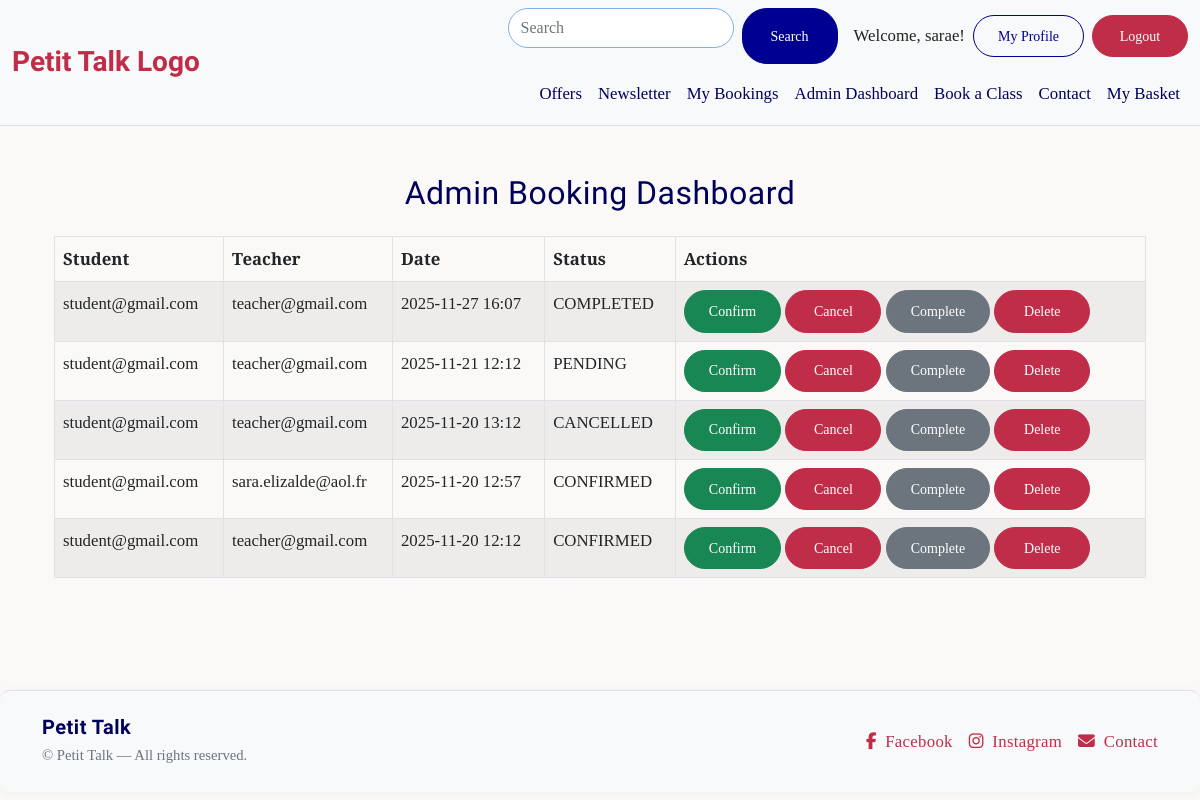
The app's page /bookings/admin-dashboard/ (signed in), older data.
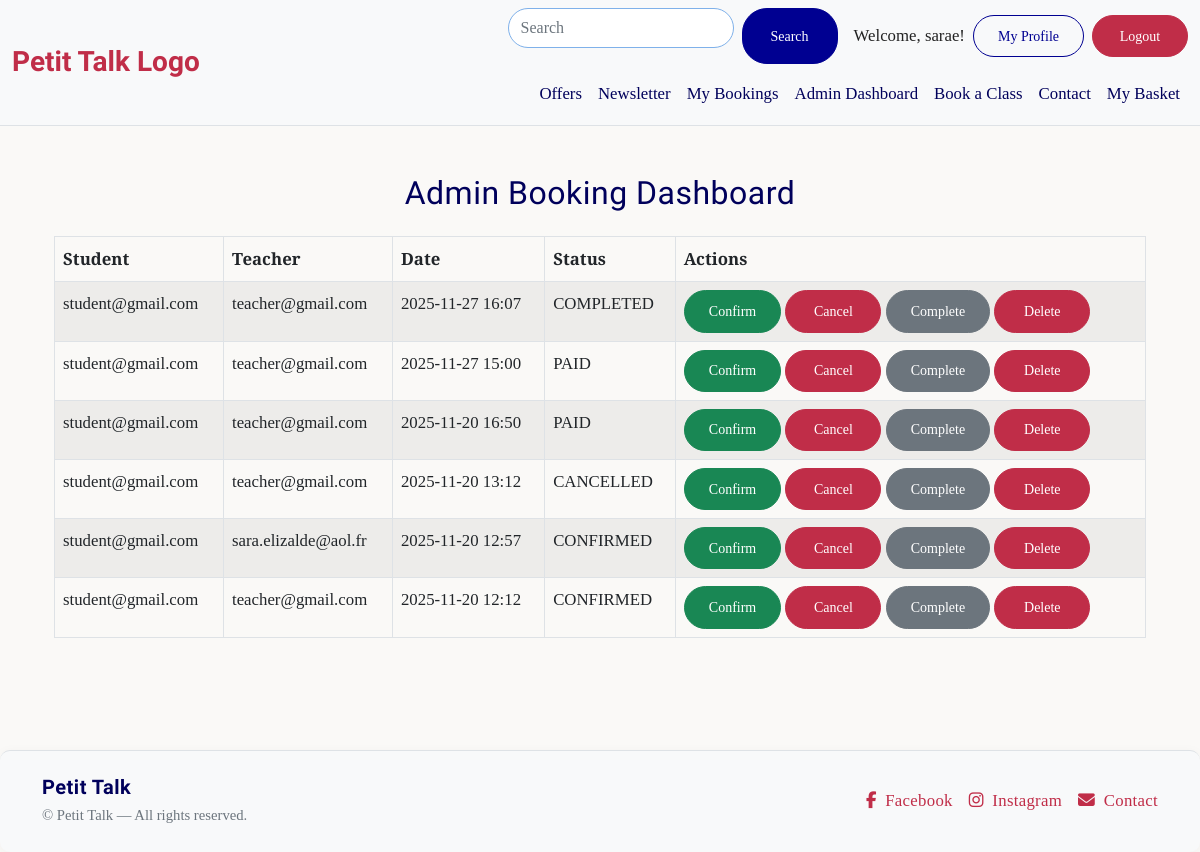
The same page, newer data.
### bookings/models.py (models this page shows, shortened)
class Booking(models.Model):
    student = models.ForeignKey(
        User, on_delete=models.CASCADE, related_name='student_bookings'
    )
    teacher = models.ForeignKey(
        User, on_delete=models.CASCADE, related_name='teacher_bookings'
    )
    scheduled_time = models.DateTimeField()
    purpose = models.TextField(blank=True)
    status = models.CharField(
        max_length=10, choices=BOOKING_STATUS, default='PENDING'
    )
    created_at = models.DateTimeField(auto_now_add=True)
    class Meta:
        ordering = ['-scheduled_time']
        unique_together = ('teacher', 'scheduled_time')  #Avoid double-booking for teachers

### bookings/views.py (the view)
# urls.py: path("admin-dashboard/", views.admin_booking_dashboard, name="admin_booking_dashboard"),
@staff_member_required
def admin_booking_dashboard(request):
    bookings = Booking.objects.select_related("student", "teacher").order_by("-scheduled_time")
    return render(request, "bookings/admin_dashboard.html", {"bookings": bookings})

### bookings/templates/bookings/admin_dashboard.html (shortened to what this page needs)
{% extends "base.html" %}
{% block content %}
<div class="container py-4">
    <h2 class="mb-4 text-center">Admin Booking Dashboard</h2>
    <table class="table table-striped table-bordered">
        <thead>
            <tr>
                <th>Student</th>
                <th>Teacher</th>
                <th>Date</th>
                <th>Status</th>
                <th>Actions</th>
            </tr>
        </thead>
        <tbody>
            {% for booking in bookings %}
            <tr>
                <td>{{ booking.student.email }}</td>
                <td>{{ booking.teacher.email }}</td>
                <td>{{ booking.scheduled_time|date:"Y-m-d H:i" }}</td>
                <td>{{ booking.status }}</td>
                <td>
                    <a href="{% url 'admin_update_booking_status' booking.id 'CONFIRMED' %}"
                        class="btn btn-success btn-sm">Confirm</a>
                    <a href="{% url 'admin_update_booking_status' booking.id 'CANCELLED' %}"
                        class="btn btn-danger btn-sm">Cancel</a>
                    <a href="{% url 'admin_update_booking_status' booking.id 'COMPLETED' %}"
                        class="btn btn-secondary btn-sm">Complete</a>
                    <a href="{% url 'admin_delete_booking' booking.id %}" class="btn btn-sm btn-danger"
                        onclick="return confirm('Delete this booking?');">
                        Delete
                    </a>
                </td>
            </tr>
            {% endfor %}
        </tbody>
    </table>
</div>
{% endblock %}

### templates/base.html (shortened to what this page needs)
{% load static %}
<!doctype html>
<html lang="en">
<head>
    {% block corecss %}
    <link href="https://cdn.jsdelivr.net/npm/bootstrap@5.0.2/dist/css/bootstrap.min.css" rel="stylesheet"
>
    <link rel="stylesheet" href="{% static 'css/base.css' %}">
    {% endblock %}
</head>
<body>
    <header class="bg-light border-bottom">
        <nav class="navbar navbar-expand-md navbar-light bg-light">
            <div class="container-fluid">
                <a class="navbar-brand fw-bold" href="{% url 'home' %}">Petit Talk Logo</a>
                <div class="collapse navbar-collapse" id="mainNavbar">
                    <div class="ms-auto w-100">
                        <div class="d-flex flex-wrap justify-content-end align-items-center gap-2 mb-2">
                            <form class="d-flex flex-grow-1 flex-md-grow-0" role="search">
                                <input class="form-control me-2" type="search" placeholder="Search"
                                    aria-label="Search" />
                                <button class="btn btn-primary btn-sm" type="submit">Search</button>
                            </form>
                            {% if user.is_authenticated %}
                            <span class="ms-2">Welcome, {{ user.username }}!</span>
                            {% if user.profile.is_teacher %}
                            <a href="{% url 'teacher_profile' user.id %}" class="btn btn-outline-primary btn-sm">My
                                Profile</a>
                            {% else %}
                            <a href="{% url 'profile' %}" class="btn btn-outline-primary btn-sm">My Profile</a>
                            {% endif %}
                            <a href="{% url 'account_logout' %}" class="btn btn-danger btn-sm">Logout</a>
                            {% else %}
                            <a href="{% url 'account_login' %}" class="btn btn-outline-primary btn-sm">Login</a>
                            <a href="{% url 'account_signup' %}" class="btn btn-primary btn-sm">Sign Up</a>
                            {% endif %}
                        </div>
                        <ul class="navbar-nav justify-content-end flex-wrap">
                            <li class="nav-item"><a class="nav-link" href="#">Offers</a></li>
                            <li class="nav-item"><a class="nav-link" href="#">Newsletter</a></li>
                            {% if user.is_authenticated %}
                            {% if user.profile.is_student %}
                            <li class="nav-item"><a class="nav-link" href="{% url 'student_dashboard' %}">My
                                    Bookings</a></li>
                            {% elif user.profile.is_teacher %}
                            <li class="nav-item"><a class="nav-link" href="{% url 'teacher_dashboard' %}">Teacher
                                    Dashboard</a></li>
                            {% endif %}
                            {% if user.is_staff %}
                            <li class="nav-item">
                                <a class="nav-link" href="{% url 'admin_booking_dashboard' %}">Admin Dashboard</a>
                            </li>
                            {% endif %}
                            {% endif %}
                            <li class="nav-item"><a class="nav-link" href="{% url 'book_lesson' %}">Book a Class</a>
                            </li>
                            <li class="nav-item"><a class="nav-link" href="#">Contact</a></li>
                            <li class="nav-item"><a class="nav-link" href="{% url 'view_bag' %}">My Basket</a></li>
                        </ul>
                    </div>
                </div>
            </div>
        </nav>
    </header>
    <main class="container py-4">
        {% block content %}{% endblock %}
    </main>
    <footer class="bg-light border-top mt-5 py-4">
        <div class="container">
            <div class="row align-items-center text-center text-md-start">
                <div class="col-md-6 mb-3 mb-md-0">
                    <h5 class="fw-bold mb-1">Petit Talk</h5>
                    <p class="mb-0 small text-muted">&copy; {{ now|date:"Y" }} Petit Talk — All rights reserved.</p>
                </div>
                <div class="col-md-6">
                    <div class="d-flex justify-content-center justify-content-md-end align-items-center gap-3">
                        <a href="#" class="">
                            <i class="fab fa-facebook-f me-1"></i> Facebook
                        </a>
                        <a href="#" class="">
                            <i class="fab fa-instagram me-1"></i> Instagram
                        </a>
                        <a href="#" class="">
                            <i class="fas fa-envelope me-1"></i> Contact
                        </a>
                    </div>
                </div>
            </div>
        </div>
    </footer>
    <div aria-live="polite" aria-atomic="true" class="position-fixed top-0 end-0 p-3" style="z-index:1080;">
                </div>
</body>
</html>

### static/css/base.css (style rules this page uses)
:root { --strong-red: #C02D48; --light-red: #E77474; --dark-red: #A0132D; --strong-blue: #000091; --light-blue: #7FB1EA; --dark-blue: #00005B; --primary-font: 'Cormorant Garamond', serif; --secondary-font: 'IM Fell French Canon SC', serif; --accent-font: 'Pinyon Script', 'Lucida Handwriting', serif; --school-font: 'Edu Australia VIC WA NT Hand Guides', serif; }
body { background-color: #faf9f7; color: #222; line-height: 1.7; font-size: 1.05rem; font-family: var(--primary-font); }
h1, h2, h3, h4, h5 { font-family: var(--secondary-font); color: var(--dark-blue); letter-spacing: 0.5px; }
p { color: #333; font-weight: 400; }
.card, section.bg-light, footer { border-radius: 10px; box-shadow: 0 2px 12px rgba(0, 0, 0, 0.04); }
.btn { border-radius: 25px; min-width: 96px; padding: 0.6rem 1.5rem; font-weight: 500; display: inline-flex; align-items: center; justify-content: center; transition: all 0.3s ease; }
.btn-primary { background-color: var(--strong-blue); border-color: var(--strong-blue); color: #fff; }
.btn-danger { background-color: var(--strong-red); border-color: var(--strong-red); color: #fff; }
.btn-outline-primary { color: var(--strong-blue); border-color: var(--strong-blue); }
header .navbar.navbar-light .navbar-nav .nav-link { color: var(--dark-blue); font-weight: 500; transition: color .25s ease; }
header .navbar .navbar-brand { font-family: var(--accent-font); font-size: 1.75rem; color: var(--strong-red); }
header form[role="search"] .form-control { border-radius: 20px; border: 1px solid var(--light-blue); height: 40px; }
form .form-control { border-radius: 25px; border: 1px solid #ddd; transition: border-color 0.3s ease; }
footer { background-color: #f2f2f2; color: #555; border-top: 1px solid rgba(0, 0, 0, 0.05); }
footer h5 { font-family: var(--secondary-font); color: var(--dark-blue); }
footer a { color: var(--strong-red); text-decoration: none; transition: color .25s ease; font-weight: 500; letter-spacing: 0.3px; }
a, button { transition: all 0.25s ease; }
.btn-primary { background-color: var(--strong-blue); border-color: var(--strong-blue); }
form input, form textarea, form select { border-radius: 15px; border: 1px solid #ddd; padding: 0.5rem 0.75rem; width: 100%; font-family: var(--primary-font); margin-bottom: 1rem; }

Row changes from the older to the newer data that the page shows:
removed Booking: student.email "student@gmail.com", teacher.email "teacher@gmail.com", scheduled_time "2025-11-21 12:12", status "PENDING"
added Booking: student.email "student@gmail.com", teacher.email "teacher@gmail.com", scheduled_time "2025-11-27 15:00", status "PAID"
added Booking: student.email "student@gmail.com", teacher.email "teacher@gmail.com", scheduled_time "2025-11-20 16:50", status "PAID"
